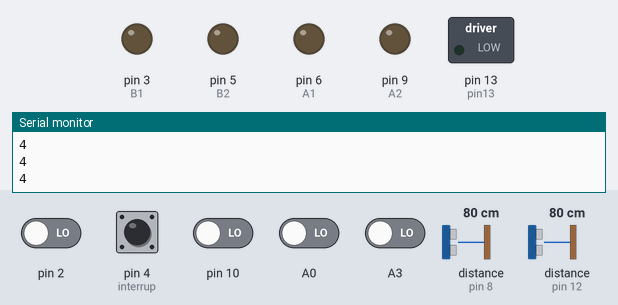
The sketch below on a simulated Arduino Uno, built with avr-gcc and run on an emulated ATmega328P. Parts: switched loads named in the sketch (green lamp = pin HIGH), output pins drawn as LEDs (lit = HIGH), the last lines printed to the serial monitor. Dashed ring = blinking. The inputs (shaded band) are chosen by the test bench; at power-on: pin 4 (interrup) HIGH, A0, A3, pin 2, pin 10 LOW, distance to the obstacle (sensors on pin 8, pin 12) 80 cm. The echo pulse lasts 58.3 µs per cm; pins used as bus, display or sensor lines are not drawn.

Above: at 1.2 s.
1.3 s: pin 4 (interrup) pulled LOW for 0.15 s
At 1.6 s:
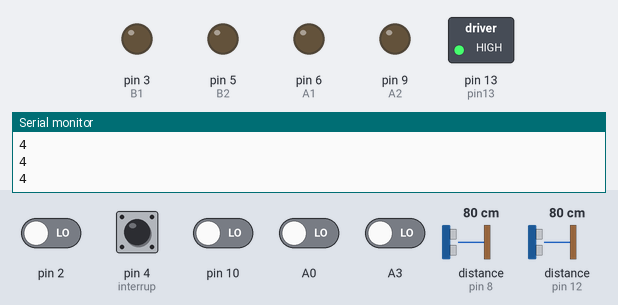
4.4 s: distance to the obstacle (sensor on pin 8) set to 2 cm
At 6.0 s:
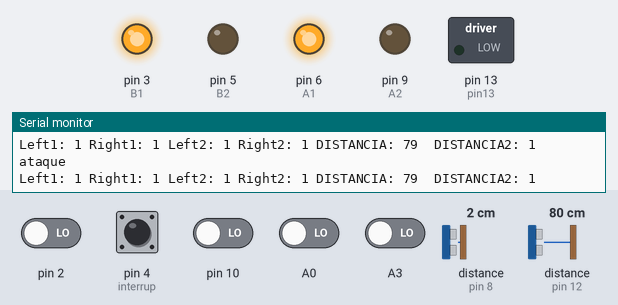
6.9 s: distance to the obstacle (sensor on pin 8) set to 35 cm
At 8.0 s:
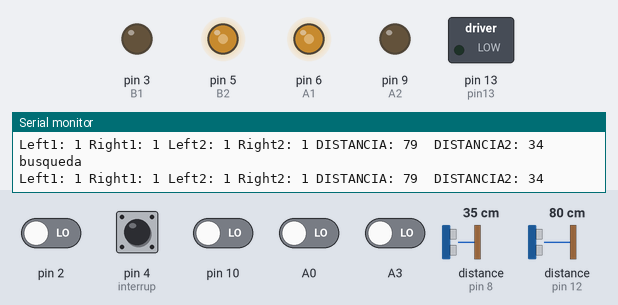
8.5 s: distance to the obstacle (sensor on pin 12) set to 23 cm
11.5 s: distance to the obstacle (sensor on pin 12) set to 18 cm
At 12.7 s:
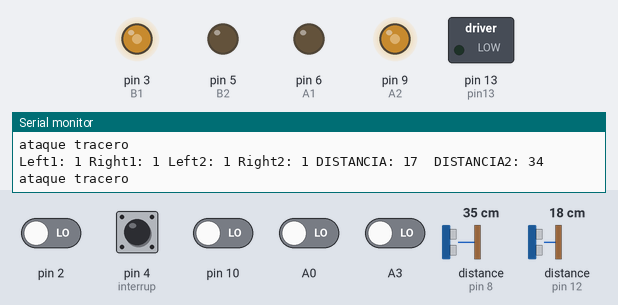
13.1 s: distance to the obstacle (sensor on pin 8) set to 27 cm
At 15.1 s:
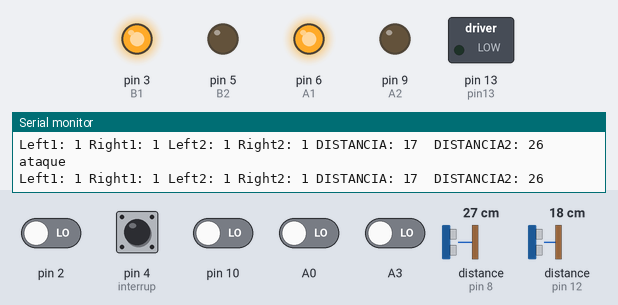
Timing chart, 0 to 16.1 s (numbered marks = the images above; inputs shaded):
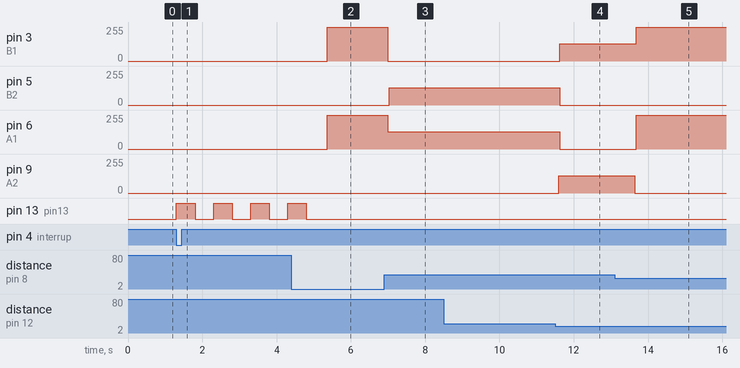

Measured:
- the behaviour switches between 21 and 20 cm on distance to the obstacle (sensor on pin 12) (found by bisection; images 3 and 4)
- the behaviour switches between 31 and 30 cm on distance to the obstacle (sensor on pin 8) (found by bisection; images 4 and 5)
- after the input at 1.3 s, pin 13 (pin13): alternates HIGH for 0.50 s and LOW for 0.50 s, starting at once
- after the input at 4.4 s, pin 3 (B1), pin 6 (A1): 0/255 → 255/255 after 0.97 s; pin 5 (B2): stays 0/255 (without the input it goes to 130/255 after 0.97 s)
- after the input at 6.9 s, pin 3 (B1): 255/255 → 0/255 after 0.09 s; pin 5 (B2): 0/255 → 130/255 after 0.13 s; pin 6 (A1): 255/255 → 130/255 after 0.09 s
- after the input at 11.5 s, pin 3 (B1): 0/255 → 130/255 after 0.13 s; pin 5 (B2), pin 6 (A1): 130/255 → 0/255 after 0.13 s; pin 9 (A2): 0/255 → 130/255 after 0.10 s
- after the input at 13.1 s, pin 3 (B1): 130/255 → 255/255 after 0.58 s; pin 6 (A1): 0/255 → 255/255 after 0.58 s; pin 9 (A2): 130/255 → 0/255 after 0.54 s

The sketch:

sumo.ino
```cpp
#include <QTRSensors.h>         //Pololu QTR Sensor Library

//***********DEFINE PARAMETERS*************************
#define LeftSense1   10   //Left Line Sensor Pin
#define RightSense1   A0   //Right Line Sensor Pin
#define LeftSense2   2   //Left Line Sensor Pin
#define RightSense2   A3   //Right Line Sensor Pin

#define interrup 4
#define pin13 13
#define B1 3
#define B2 5
#define A1 6
#define A2 9

int start=1;
int  ech1= 12;
int trig1= 11;
int  ech2= 8;
int trig2= 7;

int lectura=0;
float cm=0;
int sleft1,sright1,sleft2,sright2=0;
int distancia,tiempo=0;
int distancia2,tiempo2=0;
int vel1=255;
int vel2=130;
//*******************************************************

//Create QTR Sensor Line Following Object
QTRSensorsRC qtrrc((unsigned char[]) {LeftSense1, RightSense1,LeftSense2, RightSense2},4,2500, QTR_NO_EMITTER_PIN);
unsigned int sensorValues[4];
void avanzar (void);
void retroceder (void);
void izquierda (void);
void derecha (void);
void detener (void);
void imprimir (void);
void setup()
{
  Serial.begin(9600);
  pinMode(B1,OUTPUT);
  pinMode(B2,OUTPUT);
  pinMode(A1,OUTPUT);
  pinMode(A2,OUTPUT);
  pinMode(pin13,OUTPUT);
  pinMode(interrup,INPUT);
  pinMode(ech1,INPUT);
  pinMode(trig1,OUTPUT);
  pinMode(ech2,INPUT);
  pinMode(trig2,OUTPUT);

}

void loop()
{

while(start==HIGH)
{ int i=0;

  start=digitalRead(interrup);
  Serial.println(interrup);
  if(start==LOW)
    for(i=0;i<4;i++)
      {digitalWrite(pin13,HIGH);
      delay(500);
      digitalWrite(pin13,LOW);
      delay(500);
        }
    }

///////////////////////////////////////////
qtrrc.read(sensorValues);
if(sensorValues[0]>1000)
sleft1=1;
else
sleft1=1;
if(sensorValues[1]>1000)
sright1=1;
else
sright1=1;

if(sensorValues[2]>1000)
sleft2=1;
else
sleft2=1;
if(sensorValues[3]>1000)
sright2=1;
else
sright2=1;


/////////sensor atrás/////////////////
 digitalWrite(trig1,LOW);
 delayMicroseconds(10);
 digitalWrite(trig1,HIGH);
 delayMicroseconds(10);
 digitalWrite(trig1,LOW);
 lectura=digitalRead(ech1);
 tiempo =pulseIn(ech1,HIGH);
 distancia=(tiempo*0.017);

///////sensor delante//////////
 digitalWrite(trig2,LOW);
 delayMicroseconds(10);
 digitalWrite(trig2,HIGH);
 delayMicroseconds(10);
 digitalWrite(trig2,LOW);
 tiempo2 =pulseIn(ech2,HIGH);
 distancia2=(tiempo2*0.017);
///////IMPRIMIR/////////////////////
 imprimir();
 avanzar();
 retroceder();
 derecha();
 izquierda();
detener();
//////////CONTROL///////////////////
 if((sleft2==0 || sright2==0)||(sleft2==0 && sright2==0))
  {retroceder();delay(500);Serial.println("linea adelante");}
 else
 {
  if((sleft1==0 || sright1==0)||(sleft1==0 && sright1==0))
   {avanzar();delay(500);Serial.println("linea tracera");
    }
   else
    {if(sleft1==1 && sright1==1 && sleft2==1 && sright2==1)
      {if(distancia2 <30)
         {Serial.println("ataque");
          avanzar();
           }
      else
          {if(distancia<20)
              {
                Serial.println("ataque tracero");
                derecha();
                delay(1000);
                }
           else
              {izquierda();
                Serial.println("busqueda");
                }
            }
        }
      }
  }


////////////////////////////
//motores


}
void avanzar()
{analogWrite(B1,vel1);
 analogWrite(B2,0);
 analogWrite(A1,vel1);
 analogWrite(A2,0);
  }
void retroceder()
{analogWrite(B1,0);
 analogWrite(B2,vel1);
 analogWrite(A1,0);
 analogWrite(A2,vel1);
  }
void izquierda()
{analogWrite(B1,0);
 analogWrite(B2,vel2);
 analogWrite(A1,vel2);
 analogWrite(A2,0);
  }
void derecha()
{analogWrite(B1,vel2);
 analogWrite(B2,0);
 analogWrite(A1,0);
 analogWrite(A2,vel2);
  }
void detener()
{analogWrite(B1,0);
 analogWrite(B2,0);
 analogWrite(A1,0);
 analogWrite(A2,0);
  }

void imprimir ()
{ Serial.print("Left1: ");
  Serial.print(sleft1);
  Serial.print(" Right1: ");
  Serial.print(sright1);
  Serial.print(" Left2: ");
  Serial.print(sleft2);
  Serial.print(" Right2: ");
  Serial.print(sright2);


  Serial.print(" DISTANCIA: ");
  Serial.print(distancia);
  Serial.print("  DISTANCIA2: ");
  Serial.println(distancia2);

  delay(10);
    }
```
